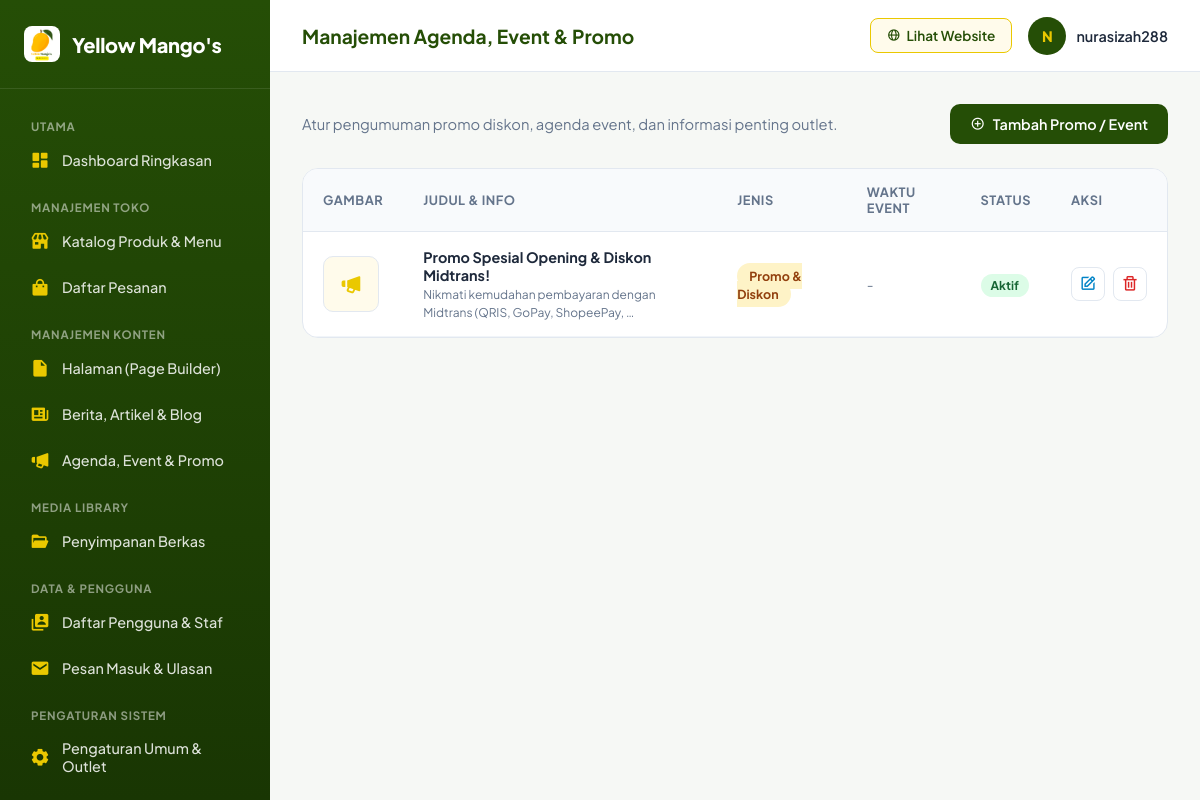
The app's page /dashboard/agenda/ (signed in) with its own data.
### store/models.py (models this page shows, shortened)
class Announcement(models.Model):
    TYPE_CHOICES = [
        ('PROMO', 'Promo & Diskon'),
        ('EVENT', 'Agenda & Event'),
        ('INFO', 'Pengumuman Umum'),
    ]
    title = models.CharField(max_length=200, verbose_name="Judul Pengumuman / Event")
    announcement_type = models.CharField(max_length=20, choices=TYPE_CHOICES, default='PROMO', verbose_name="Jenis")
    description = models.TextField(verbose_name="Detail Informasi")
    event_date = models.DateField(blank=True, null=True, verbose_name="Tanggal Pelaksanaan (Opsional)")
    banner = models.ImageField(upload_to='announcements/', blank=True, null=True, verbose_name="Banner Poster")
    is_active = models.BooleanField(default=True, verbose_name="Status Aktif")
    created_at = models.DateTimeField(auto_now_add=True)
    class Meta:
        verbose_name = "Pengumuman & Event"
        verbose_name_plural = "Agenda, Event & Pengumuman"
        ordering = ['-created_at']

### store/views.py (the view, shortened to what this page needs)
# urls.py: path('dashboard/agenda/', views.admin_announcements, name='admin_announcements'),
@login_required(login_url='/custom-admin-login/')
def admin_announcements(request):
    announcements = Announcement.objects.all().order_by('-created_at')
    context = {
        'announcements': announcements,
        'type_choices': Announcement.TYPE_CHOICES,
    }
    return render(request, 'store/admin_panel/announcements.html', context)

### store/context_processors.py (called while the page is built)
def cart_and_settings(request):
    cart = request.session.get('cart', {})
    cart_count = 0
    cart_total = 0
    if isinstance(cart, dict):
        for item in cart.values():
            if isinstance(item, dict):
                qty = int(item.get('quantity', 1))
                cart_count += qty
                cart_total += int(float(item.get('subtotal', item.get('price', 0) * qty)))
    try:
        site_setting = SiteSetting.objects.first()
    except Exception:
        site_setting = None
    return {
        'cart': cart,
        'cart_count': cart_count,
        'cart_total': cart_total,
        'site_setting': site_setting,
    }

### templates/store/admin_panel/announcements.html (shortened to what this page needs)
{% extends 'store/admin_panel/admin_base.html' %}
{% block page_title %}Manajemen Agenda, Event & Promo{% endblock %}
{% block content %}
<div class="top-action-bar">
    <p style="color: var(--text-muted); font-size: 0.92rem;">Atur pengumuman promo diskon, agenda event, dan informasi penting outlet.</p>
    <button class="btn-primary-mango" onclick="openAddModal()">
        <i class='bx bx-plus-circle'></i> Tambah Promo / Event
    </button>
</div>
<div class="table-card">
    <table>
        <thead>
            <tr>
                <th>Gambar</th>
                <th>Judul & Info</th>
                <th>Jenis</th>
                <th>Waktu Event</th>
                <th>Status</th>
                <th>Aksi</th>
            </tr>
        </thead>
        <tbody>
            {% for item in announcements %}
            <tr>
                <td>
                    {% if item.image %}
                        <img src="{{ item.image.url }}" class="ann-thumb" alt="{{ item.title }}">
                    {% else %}
                        <div class="ann-thumb" style="display:flex;align-items:center;justify-content:center;color:#EAC800;font-size:1.4rem;">
                            <i class='bx bxs-megaphone'></i>
                        </div>
                    {% endif %}
                </td>
                <td>
                    <strong>{{ item.title }}</strong><br>
                    <small style="color: var(--text-muted);">{{ item.description|truncatewords:8 }}</small>
                </td>
                <td>
                    <span class="type-badge badge-{{ item.announcement_type|lower }}">{{ item.get_announcement_type_display }}</span>
                </td>
                <td style="font-size:0.85rem; color: var(--text-muted);">
                    {% if item.event_date %}
                        {{ item.event_date|date:"d M Y, H:i" }}
                    {% else %}
                        -
                    {% endif %}
                </td>
                <td>
                    {% if item.is_active %}
                        <span class="status-pill status-active">Aktif</span>
                    {% else %}
                        <span class="status-pill status-inactive">Nonaktif</span>
                    {% endif %}
                </td>
                <td>
                    <div class="action-btns">
                        <button class="btn-icon btn-edit" title="Edit"
                            onclick="openEditModal('{{ item.id }}', '{{ item.title|escapejs }}', '{{ item.announcement_type }}', '{{ item.description|escapejs }}', '{{ item.event_date|date:'Y-m-d\TH:i' }}', {{ item.is_active|yesno:'true,false' }})">
                            <i class='bx bx-edit'></i>
                        </button>
                        <form method="POST" onsubmit="return confirm('Yakin ingin menghapus {{ item.title }}?');" style="display:inline;">
                            <button type="submit" class="btn-icon btn-del" title="Hapus">
                                <i class='bx bx-trash'></i>
                            </button>
                        </form>
                    </div>
                </td>
            </tr>
            {% empty %}
            <tr>
                <td colspan="6" style="text-align:center; padding: 40px; color: var(--text-muted);">
                    Belum ada agenda atau promo yang ditambahkan. Klik tombol di kanan atas.
                </td>
            </tr>
            {% endfor %}
        </tbody>
    </table>
</div>
{% endblock %}

### templates/store/admin_panel/admin_base.html (shortened to what this page needs)
{% load static %}
<!DOCTYPE html>
<html lang="id">
<head>
    <link href='https://unpkg.com/boxicons@2.1.4/css/boxicons.min.css' rel='stylesheet'>
</head>
<body>
    <aside class="sidebar">
        <a href="{% url 'admin_dashboard' %}" class="sidebar-brand">
            <img src="{% static 'images/logo.png' %}" alt="Logo Yellow Mango's" style="width: 36px; height: 36px; object-fit: contain; border-radius: 8px;">
            <span>Yellow Mango's</span>
        </a>
        <div class="sidebar-menu">
    <div style="font-size: 0.72rem; text-transform: uppercase; letter-spacing: 0.8px; color: rgba(255,255,255,0.5); padding: 10px 15px 5px; font-weight: 700;">Utama</div>
    <a href="{% url 'admin_dashboard' %}" class="nav-item">
        <i class='bx bxs-dashboard'></i>
        <span>Dashboard Ringkasan</span>
    </a>
    <div style="font-size: 0.72rem; text-transform: uppercase; letter-spacing: 0.8px; color: rgba(255,255,255,0.5); padding: 15px 15px 5px; font-weight: 700;">Manajemen Toko</div>
    <a href="{% url 'admin_products' %}" class="nav-item">
        <i class='bx bxs-store'></i>
        <span>Katalog Produk & Menu</span>
    </a>
    <a href="{% url 'admin_orders' %}" class="nav-item">
        <i class='bx bxs-shopping-bag'></i>
        <span>Daftar Pesanan</span>
    </a>
    <div style="font-size: 0.72rem; text-transform: uppercase; letter-spacing: 0.8px; color: rgba(255,255,255,0.5); padding: 15px 15px 5px; font-weight: 700;">Manajemen Konten</div>
    <a href="{% url 'admin_pages' %}" class="nav-item">
        <i class='bx bxs-file-blank'></i>
        <span>Halaman (Page Builder)</span>
    </a>
    <a href="{% url 'admin_articles' %}" class="nav-item">
        <i class='bx bxs-news'></i>
        <span>Berita, Artikel & Blog</span>
    </a>
    <a href="{% url 'admin_announcements' %}" class="nav-item">
        <i class='bx bxs-megaphone'></i>
        <span>Agenda, Event & Promo</span>
    </a>
    <div style="font-size: 0.72rem; text-transform: uppercase; letter-spacing: 0.8px; color: rgba(255,255,255,0.5); padding: 15px 15px 5px; font-weight: 700;">Media Library</div>
    <a href="{% url 'admin_media' %}" class="nav-item">
        <i class='bx bxs-folder-open'></i>
        <span>Penyimpanan Berkas</span>
    </a>
    <div style="font-size: 0.72rem; text-transform: uppercase; letter-spacing: 0.8px; color: rgba(255,255,255,0.5); padding: 15px 15px 5px; font-weight: 700;">Data & Pengguna</div>
    <a href="{% url 'admin_users' %}" class="nav-item">
        <i class='bx bxs-user-account'></i>
        <span>Daftar Pengguna & Staf</span>
    </a>
    <a href="{% url 'admin_messages' %}" class="nav-item">
        <i class='bx bxs-envelope'></i>
        <span>Pesan Masuk & Ulasan</span>
    </a>
    <div style="font-size: 0.72rem; text-transform: uppercase; letter-spacing: 0.8px; color: rgba(255,255,255,0.5); padding: 15px 15px 5px; font-weight: 700;">Pengaturan Sistem</div>
    <a href="{% url 'admin_settings' %}" class="nav-item">
        <i class='bx bxs-cog'></i>
        <span>Pengaturan Umum & Outlet</span>
    </a>
    <a href="{% url 'admin_logs' %}" class="nav-item">
    </a>
</div>
    </aside>
    <div class="main-content">
        <header class="topbar">
            <div class="topbar-title">
                <h2>{% block page_title %}Dashboard Ringkasan{% endblock %}</h2>
            </div>
            <div class="topbar-actions">
                <a href="{% url 'index' %}" target="_blank" class="btn-site">
                    <i class='bx bx-globe'></i> Lihat Website
                </a>
                <div class="admin-profile">
                    <div class="avatar-circle">{{ request.user.username|slice:":1"|upper }}</div>
                    <span>{{ request.user.username }}</span>
                </div>
            </div>
        </header>
        <main class="content-body">
            {% block content %}{% endblock %}
        </main>
    </div>
</body>
</html>

### templates/store/admin_panel/admin_base.html (style rules this page uses)
:root { --moss-green: #254E06; --moss-dark: #193603; --mango-yellow: #EAC800; --mango-soft: #FFFBEB; --bg-main: #F6F8F5; --text-dark: #1E293B; --text-muted: #64748B; --white: #FFFFFF; --border-color: #E2E8F0; }
* { box-sizing: border-box; margin: 0; padding: 0; font-family: 'Plus Jakarta Sans', sans-serif; }
body { background-color: var(--bg-main); color: var(--text-dark); display: flex; min-height: 100vh; }
.sidebar { width: 270px; background: linear-gradient(180deg, var(--moss-green) 0%, var(--moss-dark) 100%); color: var(--white); display: flex; flex-direction: column; position: fixed; height: 100vh; overflow-y: auto; z-index: 100; }
.sidebar-brand { padding: 26px 24px; display: flex; align-items: center; gap: 12px; border-bottom: 1px solid rgba(255, 255, 255, 0.1); text-decoration: none; color: var(--white); }
.sidebar-brand span { font-size: 1.25rem; font-weight: 800; letter-spacing: -0.3px; }
.sidebar-menu { padding: 20px 16px; flex: 1; }
.nav-item { display: flex; align-items: center; gap: 12px; padding: 11px 14px; color: rgba(255, 255, 255, 0.85); text-decoration: none; border-radius: 10px; font-size: 0.9rem; font-weight: 500; margin-bottom: 4px; transition: all 0.2s ease; }
.nav-item i { font-size: 1.25rem; color: var(--mango-yellow); }
.main-content { margin-left: 270px; flex: 1; display: flex; flex-direction: column; }
.topbar { background-color: var(--white); height: 72px; padding: 0 32px; display: flex; align-items: center; justify-content: space-between; border-bottom: 1px solid var(--border-color); position: sticky; top: 0; z-index: 50; }
.topbar-title h2 { font-size: 1.2rem; font-weight: 700; color: var(--moss-green); }
.topbar-actions { display: flex; align-items: center; gap: 16px; }
.btn-site { padding: 8px 16px; border-radius: 8px; background-color: var(--mango-soft); color: var(--moss-green); font-size: 0.85rem; font-weight: 600; text-decoration: none; border: 1px solid var(--mango-yellow); display: inline-flex; align-items: center; gap: 6px; }
.admin-profile { display: flex; align-items: center; gap: 10px; font-size: 0.9rem; font-weight: 600; }
.avatar-circle { width: 38px; height: 38px; border-radius: 50%; background-color: var(--moss-green); color: var(--mango-yellow); display: flex; align-items: center; justify-content: center; font-weight: 800; }
.content-body { padding: 32px; }

### templates/store/admin_panel/announcements.html (style rules this page uses)
.top-action-bar { display: flex; justify-content: space-between; align-items: center; margin-bottom: 24px; }
.btn-primary-mango { background-color: var(--moss-green); color: var(--white); border: none; padding: 11px 20px; border-radius: 10px; font-weight: 600; font-size: 0.9rem; cursor: pointer; display: inline-flex; align-items: center; gap: 8px; }
.table-card { background: var(--white); border-radius: 16px; border: 1px solid var(--border-color); overflow: hidden; }
table { width: 100%; border-collapse: collapse; }
th { background-color: #F8FAFC; text-align: left; padding: 15px 20px; font-size: 0.8rem; text-transform: uppercase; letter-spacing: 0.5px; color: var(--text-muted); border-bottom: 1px solid var(--border-color); }
td { padding: 16px 20px; border-bottom: 1px solid #F1F5F9; font-size: 0.9rem; vertical-align: middle; }
.ann-thumb { width: 56px; height: 56px; border-radius: 10px; object-fit: cover; background-color: #FFFBEB; border: 1px solid var(--border-color); }
.type-badge { padding: 5px 12px; border-radius: 20px; font-size: 0.78rem; font-weight: 700; }
.badge-promo { background: #FEF3C7; color: #92400E; }
.status-pill { padding: 4px 10px; border-radius: 20px; font-size: 0.75rem; font-weight: 700; }
.status-active { background: #DCFCE7; color: #166534; }
.action-btns { display: flex; gap: 8px; }
.btn-icon { width: 34px; height: 34px; border-radius: 8px; border: 1px solid var(--border-color); background: var(--white); cursor: pointer; display: inline-flex; align-items: center; justify-content: center; font-size: 1.1rem; }
.btn-edit { color: #0284C7; }
.btn-del { color: #DC2626; }

### records on screen
Announcement: title "Promo Spesial Opening & Diskon Midtrans!", description "Nikmati kemudahan pembayaran dengan Midtrans (QRIS, GoPay, ShopeePay, …", announcement_type "Promo & Diskon", is_active "Aktif"

### other values on screen
{{ request.user.username|slice:":1"|upper }} "N"
{{ request.user.username }} "nurasizah288"
